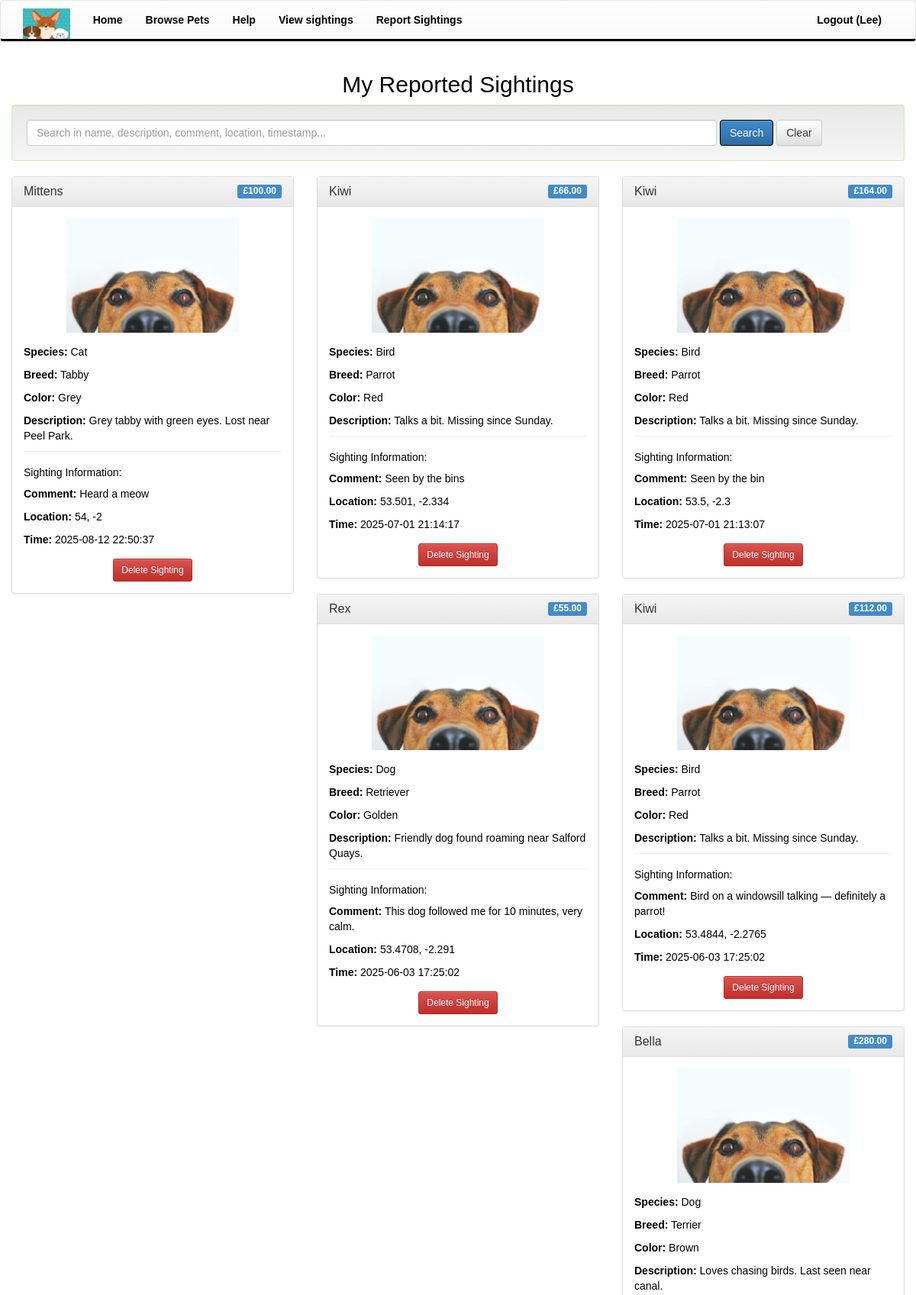
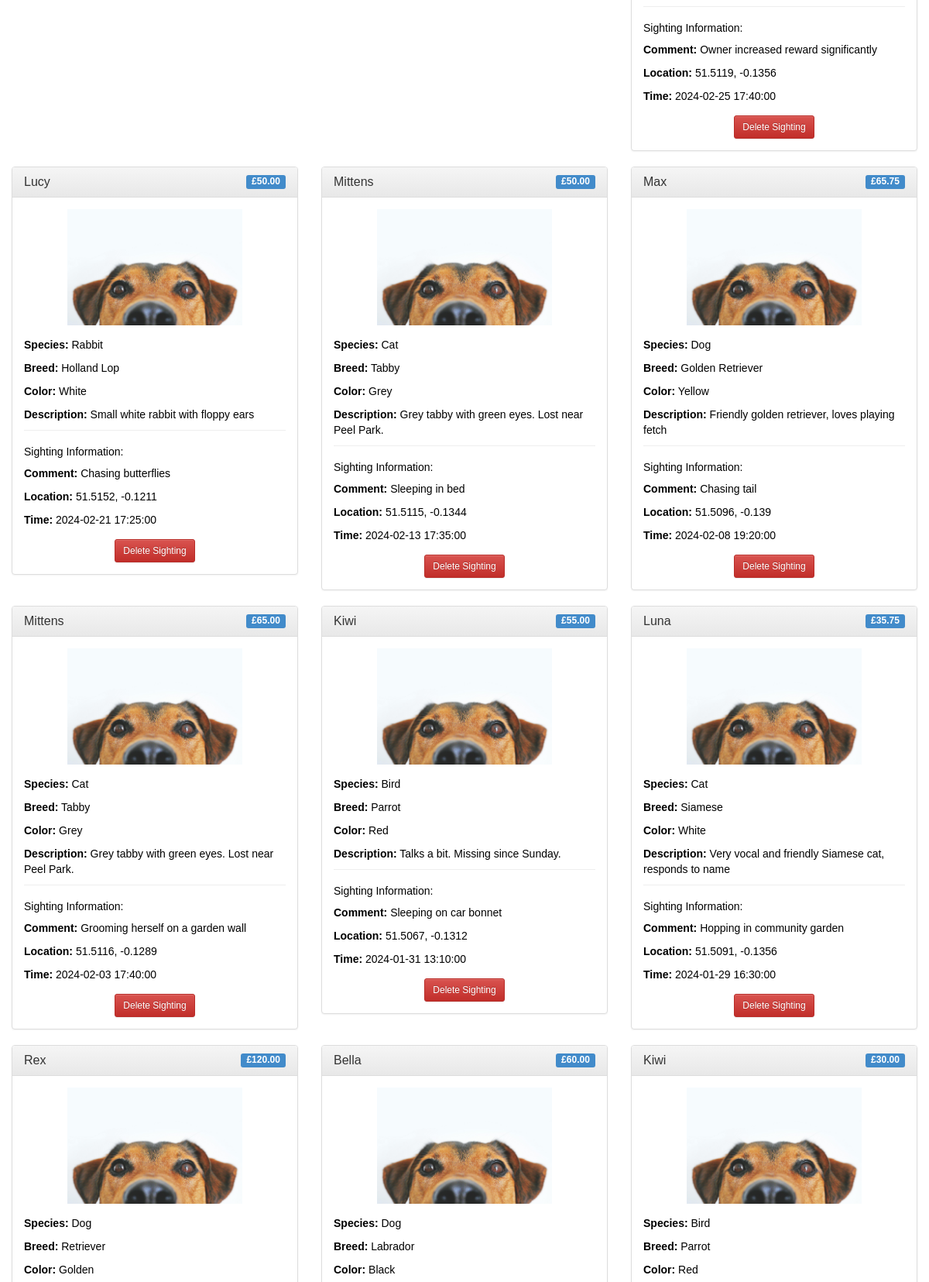
The page /controllers/view_sightings.php (signed in, upper part) on the database its author committed (2 pictures, top to bottom).
### tables this page shows
CREATE TABLE sightings (
                           id INTEGER PRIMARY KEY AUTOINCREMENT,
                           pet_id INTEGER NOT NULL,
                           user_id INTEGER,
                           comment TEXT,
                           latitude REAL,
                           longitude REAL,
                           timestamp DATETIME DEFAULT CURRENT_TIMESTAMP, reward DECIMAL(20,2) CHECK(reward >= 0), count INTEGER CHECK(count >= 0 AND count <= 99999),
                           FOREIGN KEY (pet_id) REFERENCES pets(id),
                           FOREIGN KEY (user_id) REFERENCES users(id)
);

CREATE TABLE "pets"
(
    id            INTEGER
        primary key autoincrement,
    name          TEXT,
    species       TEXT,
    breed         TEXT,
    color         TEXT,
    photo_url     TEXT,
    status        TEXT,
    description   TEXT,
    date_reported DATE,
    user_id       INTEGER
        references users,
    gender        TEXT,
    age           DECIMAL(4, 2),
    check (age >= 0 AND age <= 100),
    check (gender IN ('Male', 'Female')),
    check (status IN ('lost', 'found'))
);

### controllers/view_sightings.php (called while the page is built, shortened)
<?php
require_once '../Model/SightingModel.php';
$db = getDbConnection();
$sightingModel = new SightingModel($db);
$search = '';
$userSightings = $sightingModel->getSightingsByUser($_SESSION['user_id'], $search);
include '../views/view_sightings.phtml';
?>

### Model/SightingModel.php (called while the page is built, shortened)
<?php
class SightingModel
{
    private $db;
    public function __construct(PDO $db)
    {
        $this->db = $db;
    }
    public function getSightingsByUser($user_id, $search = '')
    {
        $sql = "
            SELECT s.*, p.name as pet_name, p.photo_url, p.description, p.species, p.breed, p.color
            FROM sightings s
            JOIN pets p ON s.pet_id = p.id
            WHERE s.user_id = ?
        ";
        $params = [$user_id];
        $sql .= " ORDER BY s.timestamp DESC";
        $stmt = $this->db->prepare($sql);
        $stmt->execute($params);
        return $stmt->fetchAll(PDO::FETCH_ASSOC);
    }
}
?>

### views/view_sightings.phtml (the view, shortened to what this page needs)
<?php include 'template/header.phtml'; ?>
    <div class="row">
        <div class="col-md-12">
            <h2 class="text-center">My Reported Sightings</h2>
            <div class="well">
                <form method="get" action="view_sightings.php" class="form-inline">
                    <div class="form-group" style="width: 80%;">
                        <input type="text" class="form-control" name="search" placeholder="Search in name, description, comment, location, timestamp..."
                               value="<?php echo htmlspecialchars($search); ?>" style="width: 100%;">
                    </div>
                    <button type="submit" class="btn btn-primary">Search</button>
                    <button type="button" class="btn btn-default" onclick="confirmClearSearch()">Clear</button>
                </form>
            </div>
            <?php if (empty($userSightings)): ?>
                <div class="alert alert-info text-center">
                    <?php if (!empty($search)): ?>
                        No sightings found matching your search criteria.
                    <?php else: ?>
                        You haven't reported any sightings yet.
                    <?php endif; ?>
                </div>
            <?php else: ?>
                <div class="row">
                    <?php foreach ($userSightings as $sighting): ?>
                        <div class="col-md-6 col-lg-4">
                            <div class="panel panel-default" style="min-height: 400px;">
                                <div class="panel-heading">
                                    <h4 class="panel-title">
                                        <?php echo htmlspecialchars($sighting['pet_name']); ?>
                                        <span class="label label-primary pull-right">
                                        £<?php echo number_format($sighting['reward'], 2); ?>
                                    </span>
                                    </h4>
                                </div>
                                <div class="panel-body">
                                    <div class="text-center">
                                        <img src="../images/<?php echo htmlspecialchars($sighting['photo_url']); ?>"
                                             alt="<?php echo htmlspecialchars($sighting['pet_name']); ?>"
                                             class="img-responsive" style="max-height: 150px; margin: 0 auto;">
                                    </div>
                                    <div class="pet-details" style="margin-top: 15px;">
                                        <p><strong>Species:</strong> <?php echo htmlspecialchars($sighting['species']); ?></p>
                                        <p><strong>Breed:</strong> <?php echo htmlspecialchars($sighting['breed']); ?></p>
                                        <p><strong>Color:</strong> <?php echo htmlspecialchars($sighting['color']); ?></p>
                                        <p><strong>Description:</strong> <?php echo htmlspecialchars($sighting['description']); ?></p>
                                    </div>
                                    <div class="sighting-details" style="border-top: 1px solid #eee; padding-top: 10px; margin-top: 10px;">
                                        <h5>Sighting Information:</h5>
                                        <p><strong>Comment:</strong> <?php echo htmlspecialchars($sighting['comment']); ?></p>
                                        <p><strong>Location:</strong> <?php echo htmlspecialchars($sighting['latitude'] . ', ' . $sighting['longitude']); ?></p>
                                        <p><strong>Time:</strong> <?php echo htmlspecialchars($sighting['timestamp']); ?></p>
                                    </div>
                                    <div class="text-center" style="margin-top: 15px;">
                                        <a href="view_sightings.php?delete_id=<?php echo $sighting['id']; ?>"
                                           class="btn btn-danger btn-sm"
                                           onclick="return confirmDeleteSighting()">
                                            Delete Sighting
                                        </a>
                                    </div>
                                </div>
                            </div>
                        </div>
                    <?php endforeach; ?>
                </div>
            <?php endif; ?>
        </div>
    </div>
<?php include 'template/footer.phtml'; ?>

### views/template/header.phtml (shortened to what this page needs)
<!DOCTYPE html>
<html lang="en">
<head>
    <link href="../css/bootstrap.css" rel="stylesheet">
    <link href="../css/bootstrap-theme.css" rel="stylesheet">
    <link href="../css/my-style.css" rel="stylesheet">
</head>
<body>
<header>
    <nav class="navbar navbar-default">
        <div class="container">
            <div class="navbar-header">
                <a class="navbar-brand" href="../index.php">
                    <img src="../images/pet-logo.png" alt="petWatch Logo">
                </a>
            </div>
            <div class="collapse navbar-collapse" id="myNavbar">
                <ul class="nav navbar-nav">
                    <li><a href="../index.php">Home</a></li>
                    <li><a href="../controllers/browse.php">Browse Pets</a></li>
                    <li><a href="../controllers/help.php">Help</a></li>
                    <?php if (isset($_SESSION['loggedin']) && $_SESSION['loggedin'] === true): ?>
                        <?php if ($_SESSION['user_role'] === 'user'): ?>
                            <li><a href="../controllers/view_sightings.php">View sightings</a></li>
                            <li><a href="../controllers/report_sighting.php">Report Sightings</a></li>
                        <?php elseif ($_SESSION['user_role'] === 'pet_owner'): ?>
                            <li><a href="#">Manage Pets</a></li>
                            <li><a href="#">report new missing pet</a> </li>
                        <?php endif; ?>
                    <?php endif; ?>
                </ul>
                <ul class="nav navbar-nav navbar-right">
                    <?php if (isset($_SESSION['loggedin']) && $_SESSION['loggedin'] === true): ?>
                        <li><a href="../controllers/logout.php" onclick="return confirmLogout()">Logout (<?php echo htmlspecialchars($_SESSION['username']); ?>)</a></li>
                    <?php else: ?>
                        <li><a href="../controllers/login.php">Login</a></li>
                    <?php endif; ?>
                </ul>
            </div>
        </div>
    </nav>
</header>
<div class="container main-content">

### views/template/footer.phtml (shortened to what this page needs)
</div>
</body>
</html>

### css/my-style.css (style rules this page uses)
html, body { height: 100%; margin: 0; padding: 0; }
body { background-color: white; color: black; font-family: Arial, sans-serif; display: flex; flex-direction: column; min-height: 100vh; }
.container.main-content { flex: 1 0 auto; padding: 20px 0; }
.navbar-default { background-color: white; border-bottom: 3px solid black; margin-bottom: 0; }
.navbar-brand img { height: 40px; margin-top: -5px; }
.navbar-nav li a { color: black !important; font-weight: bold; }
.btn-primary { background-color: black; border-color: black; }
.well { background-color: #dff0d8; border-color: #d6e9c6; }

### rows shown on the page
sightings: pet.name "Mittens", reward "100.00", pet.photo_url (picture), pet.species "Cat", pet.breed "Tabby", pet.color "Grey", pet.description "Grey tabby with green eyes. Lost near Peel Park.", comment "Heard a meow", latitude+longitude "54, -2", timestamp "2025-08-12 22:50:37"
sightings: pet.name "Kiwi", reward "66.00", pet.photo_url (picture), pet.species "Bird", pet.breed "Parrot", pet.color "Red", pet.description "Talks a bit. Missing since Sunday.", comment "Seen by the bins", latitude+longitude "53.501, -2.334", timestamp "2025-07-01 21:14:17"
sightings: pet.name "Kiwi", reward "164.00", pet.photo_url (picture), pet.species "Bird", pet.breed "Parrot", pet.color "Red", pet.description "Talks a bit. Missing since Sunday.", comment "Seen by the bin", latitude+longitude "53.5, -2.3", timestamp "2025-07-01 21:13:07"
sightings: pet.name "Rex", reward "55.00", pet.photo_url (picture), pet.species "Dog", pet.breed "Retriever", pet.color "Golden", pet.description "Friendly dog found roaming near Salford Quays.", comment "This dog followed me for 10 minutes, very calm.", latitude+longitude "53.4708, -2.291", timestamp "2025-06-03 17:25:02"
sightings: pet.name "Kiwi", reward "112.00", pet.photo_url (picture), pet.species "Bird", pet.breed "Parrot", pet.color "Red", pet.description "Talks a bit. Missing since Sunday.", comment "Bird on a windowsill talking — definitely a parrot!", latitude+longitude "53.4844, -2.2765", timestamp "2025-06-03 17:25:02"
sightings: pet.name "Bella", reward "280.00", pet.photo_url (picture), pet.species "Dog", pet.breed "Terrier", pet.color "Brown", pet.description "Loves chasing birds. Last seen near canal.", comment "Owner increased reward significantly", latitude+longitude "51.5119, -0.1356", timestamp "2024-02-25 17:40:00"
sightings: pet.name "Lucy", reward "50.00", pet.photo_url (picture), pet.species "Rabbit", pet.breed "Holland Lop", pet.color "White", pet.description "Small white rabbit with floppy ears", comment "Chasing butterflies", latitude+longitude "51.5152, -0.1211", timestamp "2024-02-21 17:25:00"
sightings: pet.name "Mittens", reward "50.00", pet.photo_url (picture), pet.species "Cat", pet.breed "Tabby", pet.color "Grey", pet.description "Grey tabby with green eyes. Lost near Peel Park.", comment "Sleeping in bed", latitude+longitude "51.5115, -0.1344", timestamp "2024-02-13 17:35:00"
sightings: pet.name "Max", reward "65.75", pet.photo_url (picture), pet.species "Dog", pet.breed "Golden Retriever", pet.color "Yellow", pet.description "Friendly golden retriever, loves playing fetch", comment "Chasing tail", latitude+longitude "51.5096, -0.139", timestamp "2024-02-08 19:20:00"
sightings: pet.name "Mittens", reward "65.00", pet.photo_url (picture), pet.species "Cat", pet.breed "Tabby", pet.color "Grey", pet.description "Grey tabby with green eyes. Lost near Peel Park.", comment "Grooming herself on a garden wall", latitude+longitude "51.5116, -0.1289", timestamp "2024-02-03 17:40:00"
sightings: pet.name "Kiwi", reward "55.00", pet.photo_url (picture), pet.species "Bird", pet.breed "Parrot", pet.color "Red", pet.description "Talks a bit. Missing since Sunday.", comment "Sleeping on car bonnet", latitude+longitude "51.5067, -0.1312", timestamp "2024-01-31 13:10:00"
sightings: pet.name "Luna", reward "35.75", pet.photo_url (picture), pet.species "Cat", pet.breed "Siamese", pet.color "White", pet.description "Very vocal and friendly Siamese cat, responds to name", comment "Hopping in community garden", latitude+longitude "51.5091, -0.1356", timestamp "2024-01-29 16:30:00"
sightings: pet.name "Rex", reward "120.00", pet.photo_url (picture), pet.species "Dog", pet.breed "Retriever", pet.color "Golden"
sightings: pet.name "Bella", reward "60.00", pet.photo_url (picture), pet.species "Dog", pet.breed "Labrador", pet.color "Black"
sightings: pet.name "Kiwi", reward "30.00", pet.photo_url (picture), pet.species "Bird", pet.breed "Parrot", pet.color "Red"

### other values the page prints
$_SESSION['username'] "Lee"
